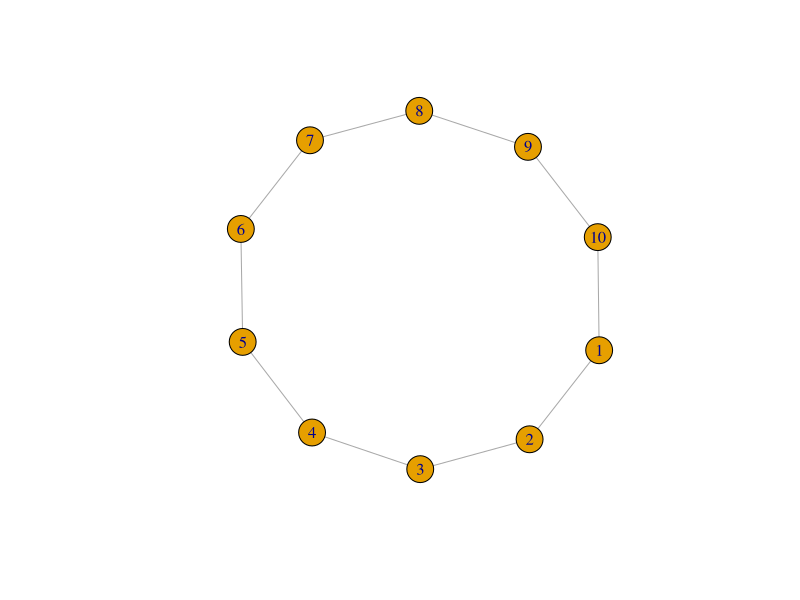
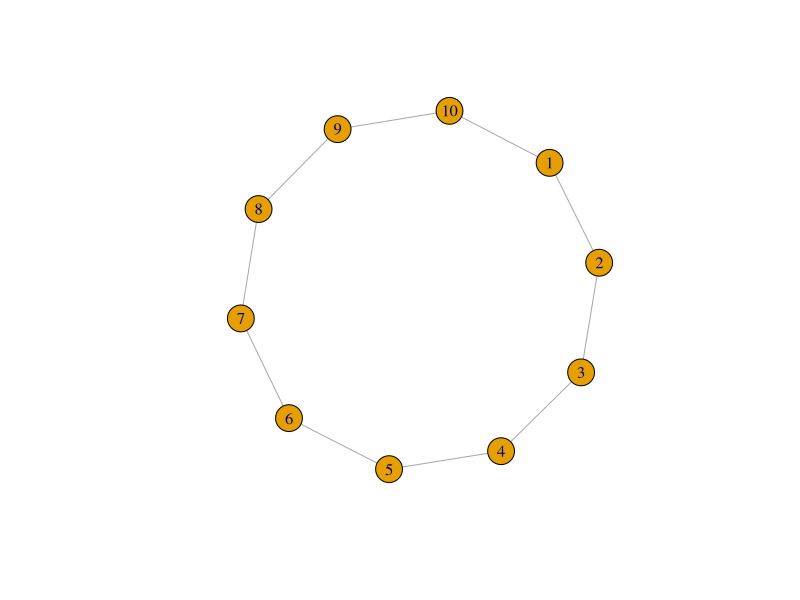
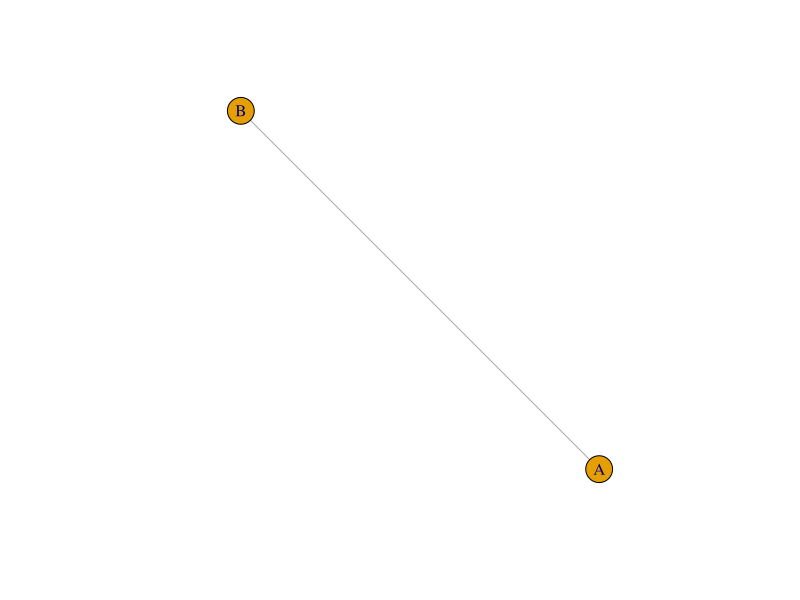
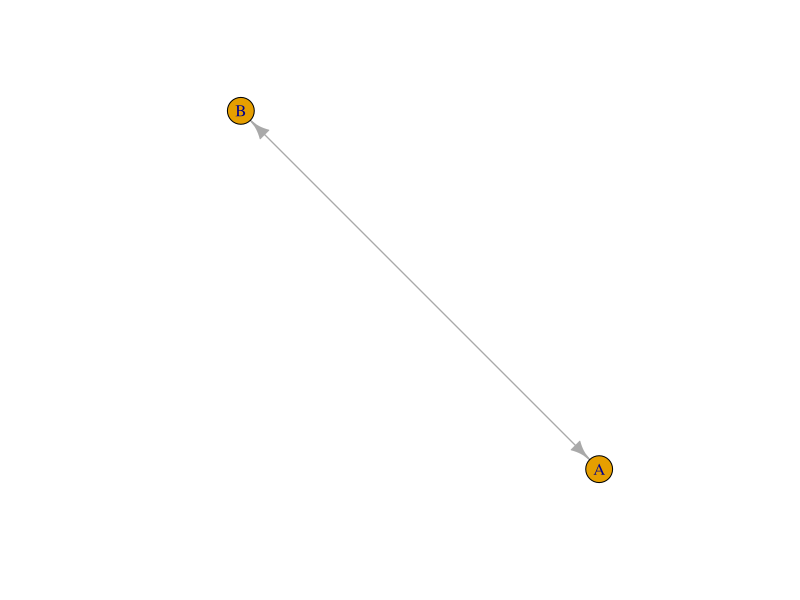
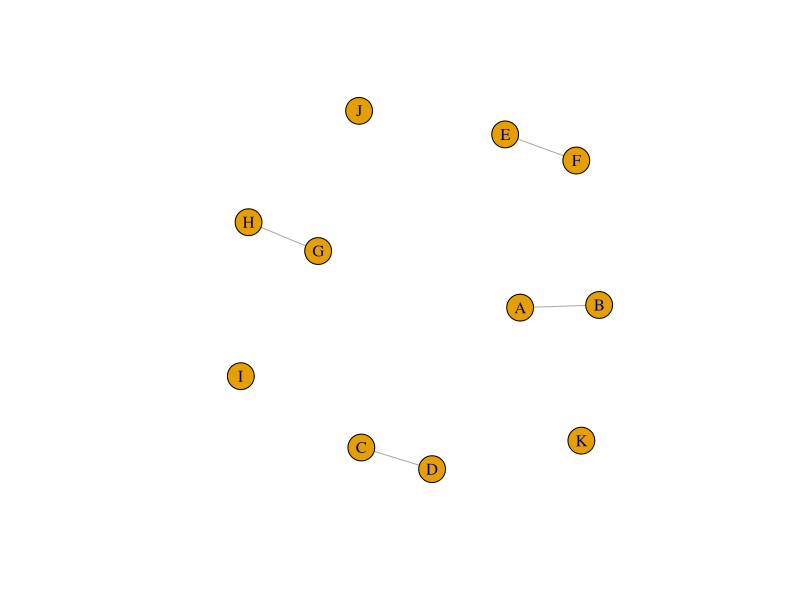
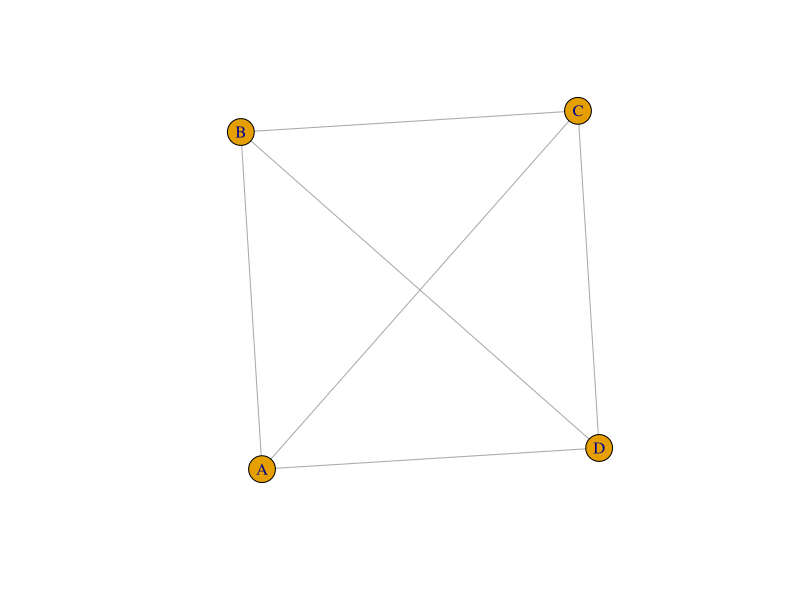
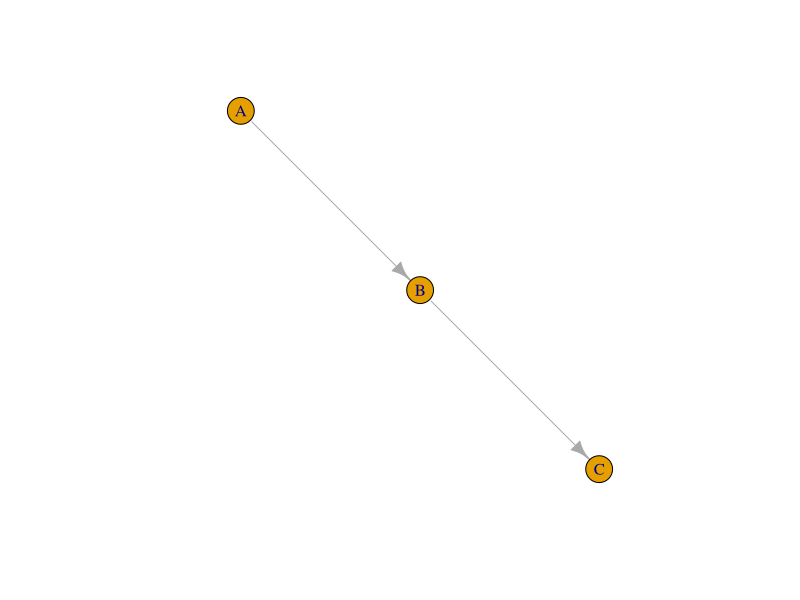
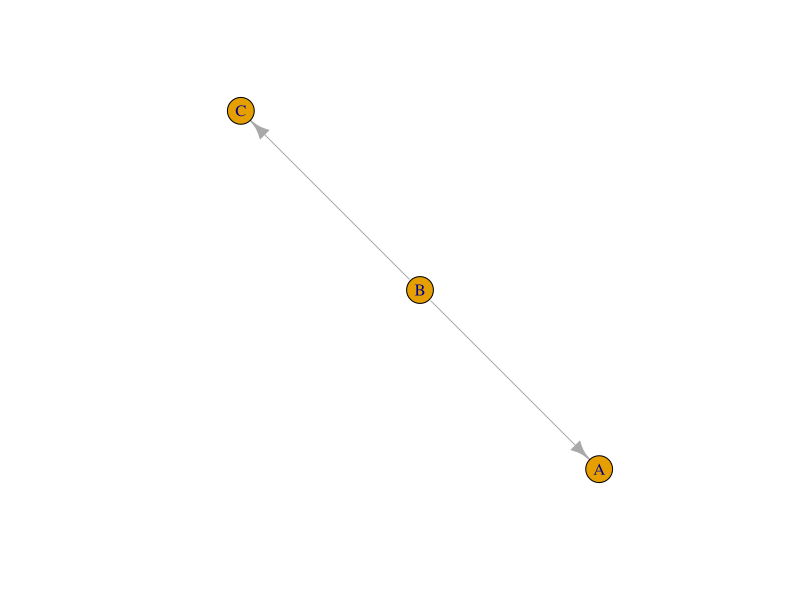

Write the R code that produced these figures, in order. (Note: this script raises an error after producing the figures.)
############################################################
#          Curso Redes Aplicadas 2018 ....                 #
############################################################
#                    Sesión 2:                             #
##########     28 de septiembre 2018              ##########
############################################################
#         Taller introducción a Igraph                     #
############################################################


## Objetivo: El alumnos se familiarizará con Igraph
#             y será capaz de construir un objeto "grafo"
#            de Igraph a partir de las distintas opciones
#            existentes.


# PONER LAS FUNCIONES QUE APRENDERA

# Verificando el el directorio de trabajo 

getwd()

setwd("C:/CR2018/Mod1")

getwd()

install.packages("igraph")

library(igraph)


#Consultamos el paquete: igraph

help("igraph")

?igraph


###### Introduccción a Igraph ##############


# Igraph cuenta con algunas funciones que hacen grafos de manera predeterminada.
# Vamos a comenzar usando un comando predeterminado de Igraph, el fin de esto
# es mostrar la información que contiene  un objeto "grafo" de igraph. No debe
# preocuparse si no entiende en primer instancia la funcion make_ring, pero 
# centre su atencion en la información que se dará más adelante.

# make_ring()

# Descripción
# Un anillo es un "lattice" de una dimension y esta función es un caso especial de 
# "make_lattice"

# Modo de uso

# make_ring(n, directed = FALSE, mutual = FALSE, ciruclar=TRUE)

# Argumentos
#n              Numero de nodos (vertices)
#directed       Si la grafica es diereccionada
#mutual         Si los vinculos direccionados son mutuos. esto se ignora en un grafo no direccionado
# circular      si se va a crear un anillo circular. Un anillo no circular es esencialmente una linea.
#               un arbol si cada nodo que no es hoja tiene un hijo
# ...           paso a make_ring

# Valor

# Un grafo de Igraph

?make_ring    # ver manual

make_ring(10)

# Para graficar, usamos la funcion plo( )

plot(make_ring(10))

# Ejemplos:

print_all(make_ring(10))    #Nos enfocamos en la info que da

# Explicación

#   IGRAPH  nos dice que es un grafo de Igraph
#   ----    4 bits  1)  U undirected (no direccinado)
#                       D directed    (direccinado)
#                   2)  N si los nodos tiene nombre
#                   3)  W grafo pesado (vinculos con atributo de peso)
#                   4)  B grafos bipartitos (si los nodos tiene el atributo "tipo")

# 2 numeros         1) numero de nodos
#                   2) numero de vínculos

# doble -- y el nombre del grafo    Si el grafo tiene el atributo "nombre"

# Siguiente renglón   contiene los atributos del grafo
# el atributo "name" de tipo carácter
# mutual (g/x)  y circular (g/x) atributos tipo complex
# ser refire que estos atributos no son ni numericos ni carácter

# Al final pone la lista de vínculos

# La siguiente funcion da la información de manera resumida
summary(make_ring(10))


plot(make_ring(10, circular=TRUE))  #linea o circular

###########################################################################
###########################################################################
# El siguiente es material para la 2 sesion del 28 de septiembre.         #
# Es posible que se hagan modificaciones y correcciones para fines        #
# expositivos. Si embargo puede ir revisando el material para que se      #
# familiarice con este.                                                   #
###########################################################################

################ graph_from_litera() #######################


# Creando una grafos (pequeños) via una interfaz simple
#       graph_from_literal(..., simplify=TRUE)
#Descripción:
# Esta función es util si lo que se desea es crear un
# grafo pequeño (con nombres) de forma rapida, sirve
# tanto para grafos direccionados como no direccionados

?graph_from_literal

# ...       esta parte da la estructura del grafo
# simplify  es un escalar logico para la cracion del 
#           grafo. Por default el grafo es simplificado
#           no hay blucles ni multivínculos

graph_from_literal()   # crea un grafo 0 nod 0 vínculos

print_all(graph_from_literal())  # ver informacion

# Es necesario dar informacion para crear la estructura
# del grafo. Esta informacion consiste en el nombre de
# los nodos y los operadores de vínculos. 
# VINCULOS:
# una secuencia de los caracteres "-" y "+" vinculos y 
# flechas respectivamente.
# SOLO "-" ES UN GRAFO NO DIRECCIONADO
# CON UNO SOLO "+" ES UN GRAFO DIRECCIONADO
# NO IMPORTA LA EXTENSION DE ESTOS

graph_from_literal(A-B)

plot(graph_from_literal(A-B))

graph_from_literal(A+B)

plot(graph_from_literal(A+B))

# Si se necesita colocar nodos aislados estos se colocan
# separados con comas

graph_from_literal(A--B, C--D, E--F, G--H, I, J, K)

plot(graph_from_literal(A--B, C--D, E--F, G--H, I, J, K))

# El operador ":" define dos conjuntos de nodos. Si un operador
# vinculo opera sobre dos conjuntos de nodos cada nodo del 
# primer conjunto es conectado a cada nodo del segundo conjunto
#Ejemplo

graph_from_literal(A:B:C:D -- A:B:C:D)

plot(graph_from_literal(A:B:C:D -- A:B:C:D))

# En grafos direccinados, los vínculos son creados si se incluye
# el operador flecha (+) AL FINAL DEL VÍNCULO

graph_from_literal(A -+ B -+ C)

plot(graph_from_literal(A -+ B -+ C))

graph_from_literal(A +- B -+ C)

plot(graph_from_literal(A +-  B -+ C))

graph_from_literal(A +- B -- C)

plot(graph_from_literal(A +- B -- C)) # no se crea el vinculo b-c

# Para vínculos mutuos tenemos

graph_from_literal(A +-+ B +---+ C ++ D + E + E )

plot(graph_from_literal(A +-+ B +---+ C ++ D + E + E )) #no hay blucles

# Como ver un bucle

graph_from_literal(A +-+ B +---+ C ++ D + E + E , simplify=FALSE)


plot(graph_from_literal(A +-+ B +---+ C ++ D + E + E, simplify=FALSE ))

# Nodos con nombres

graph_from_literal("Pepito" +- "Juan" -+ "Rosa")

plot(graph_from_literal("  Pepito  " +- "  Juan  " -+ "  Rosa  "))

graph_from_literal("  +  " +- "  -  " -+ "  %  ")

plot(graph_from_literal("  +  " +- "  -  " -+ "  %  "))


##########  make_graph() ##################
# Descripción
# Crea un grafo de Igraph a partir de una lista de vínculos
#o un grafo conocido que esta precargado

# Modo de Uso (revisar el manual)

# make_graph(vínculos, ..., n = max(vínculos), isolates = NULL, directed=TRUE,
#             dir= directed, simplify=TRUE)

# make_directed_graph(vínculos, n = max(vínculos))

# make_undirected_graph(vinculos, n = max(vínculos))

# directed_graph(...)

# undirected_graph(...)

## Argumentos:

#   vinculos:         Un vector define los vínculos, el primer elemento 
#                     vínculado al segundo elemento, el tercer elemento
#                     vinculado al cuarto y asi susesivamente. Si es un 
#                     vector numerico estos son interpretados como los ids
#                     de los nodos. Para vectores carácter, estos son inter-
#                     pretados como los nombres de los nodos
#                     Tabién se puede proporcinar el nombre de un grafo concido

#  ... :              Se refiere a argumetos extras cuando el grafo es dado 
#                     de forma literal (graph_from_literal) 
#                     para directed_graph y undirected_graph: lo hacemos con
#                     make_directed_graph o make_undirected_graph

#  n :                es el numero de nodos en el grafo. Este argumento es
#                     ignorado si  (con advertencia) si los vínculos son 
#                     nombres de nodos simbolicos. Se ignora si existe un id
#                     del nodo en los vinculos. Para esta funcion es seguro
#                     dar cero si el nodo con el id más largo no es aislado

# isolates:           un vector caracter, con los nombres de los nodos aislados
#                     para una lista de vinculos simbolicos. Se ignora para lista
#                     de vinculos numericos.

# directed:           si se crea un grafo direccionado

#simplify             para simplificar grafos literarles

### Como se menciono make_graph puede hacer algunos grafo conocidos. Se debe dar
#   el nombre del grafo (insensible a mays y minus), un caracter escalar en lugar
#   del argumento vínculos y otros argumentos son ignorados

c(1:10)

make_graph(c(1:10),directed=FALSE)

plot(make_graph(c(1:10),directed=FALSE))

make_graph(C(1:10), directed=TRUE)

plot(make_graph(c(1:10),directed=TRUE))

# poniendo lista de aislados

make_graph(c(1:10),isolates=c(11,12,13),directed=FALSE) #lanza advertencia e ignora a los aislados

plot(make_graph(c(1:10),isolates=c(11,12,13),directed=FALSE))

make_graph(c(1:10),n=15,directed=FALSE)

plot(make_graph(c(1:10),n=15,directed=FALSE)) #ponemos el explicitamente el numerod de nodos

# grafos con nombres

make_graph(c("A", "B", "B", "C", "C", "D"), directed=FALSE)

plot(make_graph(c("A", "B", "B", "C", "C", "D"), directed=FALSE))

plot(make_graph(c("A", "B", "B", "C", "C", "D"),n=10, directed=FALSE)) # se ignora el n para nombres

make_graph(c("A", "B", "B", "C", "C", "D"), isolates = c("E","F", "G"), directed=FALSE)

plot(make_graph(c("A", "B", "B", "C", "C", "D"), isolates = c("E","F", "G"), directed=FALSE))

# Los grafos notables para una lista más grande

# ?make_graph

?make_graph

make_graph("Bull")

plot(make_graph("Bull"))

make_graph("Dodecahedral")

plot(make_graph("Dodecahedral"))

make_graph("house")

plot(make_graph("house"))

make_graph("ZACHARY")

plot(make_graph("ZACHARY"))

# Podemos contruir una lista de grafos "notables"

solidos <- list(make_graph("Tetrahedron"), make_graph("Cubical"), make_graph("Octahedron")
                , make_graph("Dodecahedron"), make_graph("Icosahedron"))

solidos

make_graph( ~ A-B-C-D-A)

make_graph(~E-A:B:C:D)

make_graph(~E-A:B:C:D, O-T,I-P)

plot(make_graph(~E-A:B:C:D, O-T,I-P))

#Otra opcion es graph

graph( ~ A-B-C-D-A)

########  graph.atlas  #############

# Crea un grafo a partir del "Atlas de grafos"

#Descripción

#   graph_from_atlas crea un grafo a partir del libro
#   "Un atlas de grafos" de Roland C. Read y Robin J.
#   Wilson. El atlas contiene todos los grafos no direccionados
#   con hasta 7 nodos, numerados de 0 hasta 1252. Estos grafos
#   son enlistados :
#   1. en orden creciente de numero de nodos
#   2. para un numero fijo de nodos, en orden creciente de 
#   el numero de vinculos
#   Argumentos:
#               n   el id del grafo a crear
#               ... pasado a graph_from_atlas



g <- graph_from_atlas(sample(0:1252,1))
print_all(g)
plot(g)


##############Crendo grafos a partir de datos###############

##graph_from_edgelist###########

#Descripción
# graph_from_edgelist crea un grafo a partir de una lista de
# vínculos. Su argumento es una matriz de dos columnas, cada 
# renglon define un vinculo. Si es una matriz numerica estos
# elementos se interpretan como los id's de los nodos. Si es
# una matriz de caracteres entonces se interpreta como los 
# nombres simbolicos de los nodos y un id sera asignado a cada
# nombre, y tambien se agregará el atributo nombre del nodo

#Modo de uso

# graph_from_edgelist(el, directed=TRUE)
# from_edgelist(...)

#Argumentos:
#             el        La lista de vínculos, una matriz de 2 columnas
#                       puede ser numerica o de caracter
#             directed  Si quiere crear un grafo direccionado
#             ...       pasa a graph_from_edgelist

#Veamos algunos ejemplos:

c("gato", "perro", "perro" , "ratón")

matrix(c("gato", "perro", "perro" , "ratón"),nc=2, byrow=TRUE)

el <- matrix(c("gato", "perro", "perro" , "ratón"),nc=2, byrow=TRUE)

graph_from_edgelist(el)

plot(graph_from_edgelist(el))

#Creando un anillo a mano

graph_from_edgelist(cbind(1:10, c(2:10,1)))

plot(graph_from_edgelist(cbind(1:10, c(2:10,1))))


#### Creando grafos desde matrices de adyacencia

#Descripción:

# graph_from_adjacency_matrix es un funcion flexible para crear
# un grafo de igraph a partir de matrices de adyacencia

# Modo de uso:

# graph_from_adjacency_matrix(adjmatrix, mode = c("directed", "undirected", 
#                             "max", "min", "upper", "lower", "plus"), weighted= NULL
#                             ,diag=TRUE, add.colnames = NULL, add.rownames = NA)
#from_adjacency(...)


# Argumentos    
#             adjmatrix:      Una matriz de adyacencia cuadrada. 
#             mode:           Un caracter escala que especifica como 
#                             igraph podría interpretar la matriz ingresada.  
#                             posibles valores: directed, unidirected, upper
#                             ,lower, max, min, plus.        
#             weighted:       Este argumento especifica si crea un grafo
#                             pesado a partir de la matriz de adyacencia.
#                             Si es NULL entonces se crea una grafo no ponderado
#             

sample(0:1, 100, replace=TRUE, prob=c(0.9,0.1))

adjm <- matrix(sample(0:1, 100, replace=TRUE, prob=c(0.9,0.1)), nc=10)

adjm

g1 <- graph_from_adjacency_matrix( adjm )

g1

plot(g1)
#####Creando grafos a partir de un data frame o viceversa##########

# Descripción:
#             Esa función crea un grafo de igraph a partir de uno o dos
#             data frames que contiene la lista (simbolica) de vínculos
#             y atributos de  los vínculo y nodos.

# Modo de uso:

# as_data_frame(x, what = c("edges", "vertices", "both"))

# graph_from_data_frame(d, directed = TRUE, vertices=NULL)

# from_data_frame(...)


# Argumentos:

#             x         un objeto igraph
#             what      carácter constante, si se quiere regresar infor
#                       referente a los nodos, vínculos o ambos. Por default
#                       son los vínculos
#             d         Un data frame que contiene una lista de vínculos simbolicos
#                       en las primeras dos columnas. Además, las columnas adicionales
#                       son consideradas como atributos de los vínculos.
#             directed  Escalar logico, para crear o no un grafo direccionado
#             vertices  Un data frame con metadatos de vertice, o NULL. 
#             ...       Pasado a graph_from_data_frame

# #







#El aso tipico es que estas tablas se lean a partir de un archivo

actores <- data.frame(nombre=c("Alicia", "Bob", "Cecil", "David", "Esmeralda"),edad=c(48,33,45,34,21)
                      ,genero=c("F","M","F","M","F"))
relaciones <- data.frame(from=c("Bob","Cecil","Cecil","David","David","Esmeralda"), to=c("Alicia", "Bob",
                        "Alicia", "Alicia","Bob", "Alicia"))
g <- graph_from_data_frame(relaciones, directed = TRUE,vertices = actores)
print(g, e=TRUE, v=TRUE)
plot(g)

g
 
# del grafo a data.frame

as_data_frame(g, what="vertices")

as_data_frame(g, what="edges")
